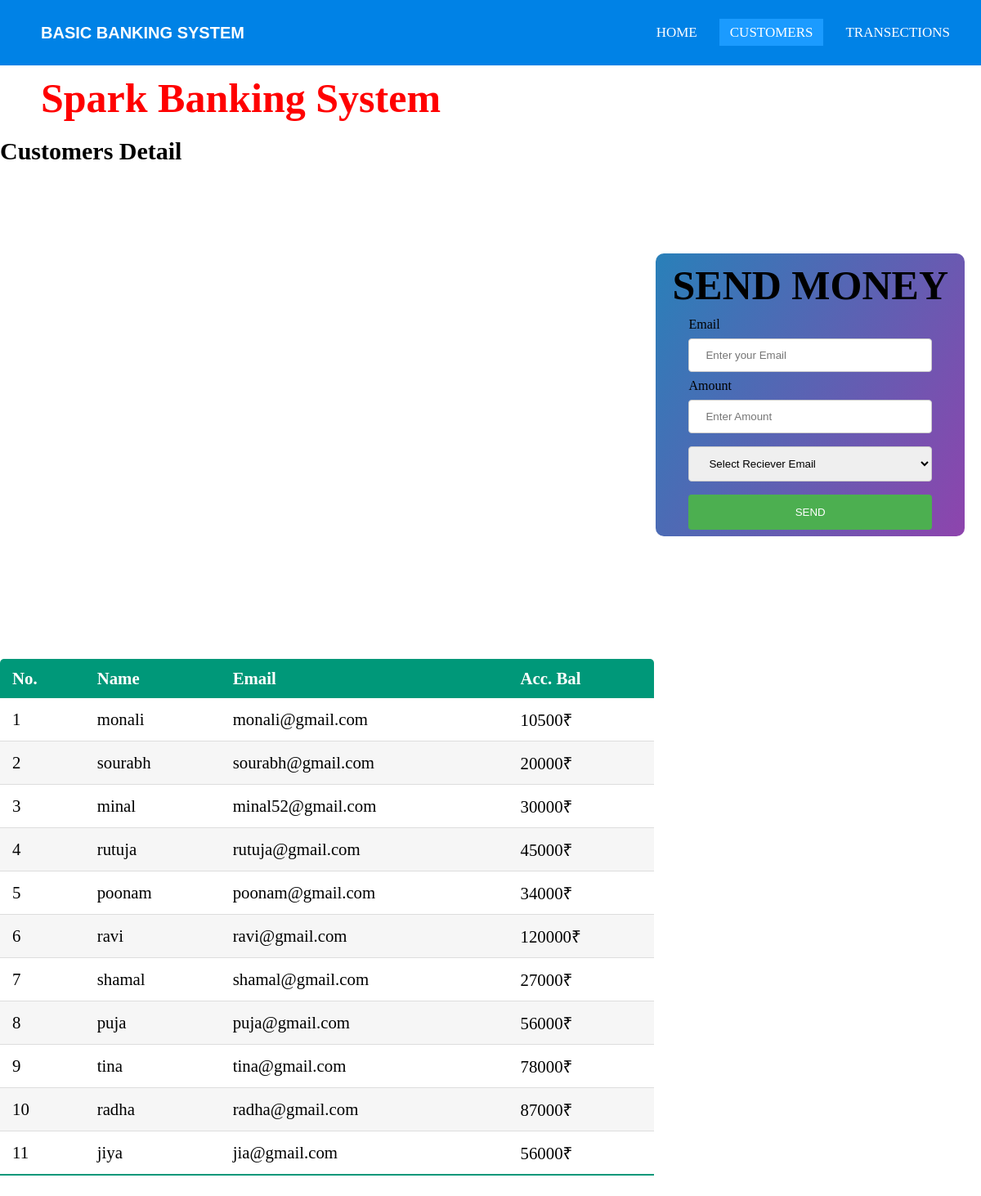
Page /customers on the committed database.
### sparksapp/models.py (models this page shows)
class customerdetail(models.Model):
    name = models.CharField(max_length=30)
    email = models.EmailField(max_length=30)
    avail_bal = models.IntegerField()

### sparksapp/views.py (the view, shortened to what this page needs)
# urls.py: path('customers',customers),
def customers(request):
    customers = customerdetail.objects.all()
    return render(request, 'customers.html', {'customers': customers})

### sparksapp/templates/customers.html (shortened to what this page needs)
{% load static %}
<!DOCTYPE html>
<html lang="en">
<head>
	<link rel="stylesheet" href="{% static 'CSS/style.css' %}">
	<link rel="stylesheet" href="https://cdnjs.cloudflare.com/ajax/libs/font-awesome/4.7.0/css/font-awesome.min.css">
</head>
<body>
	<nav>
		<label class="logo">Basic Banking System</label>
		<ul>
			<li><a href="home">Home</a></li>
			<li><a class="active" href="customers">Customers</a></li>
			<li><a href="trans">Transections</a></li>
		</ul>
	</nav>
	<label class="heading">Spark Banking System</label><br>
	<aside>
	<div class="center">
		<h2 class="t2">SEND MONEY</h2>
		<form method="post">{% csrf_token %}
		<div class="text-field">
			<label>Email</label>
			<input type="Email" name="semail" placeholder="Enter your Email">
		</div>
		<div class="text-field">
			<label>Amount</label>
			<input type="text" name="amt" placeholder="Enter Amount">
		</div>
			<select id="email" name="email">
				<option value="taseenansar@gmail.com">Select Reciever Email</option>
			</select><br>
			<input type="submit" name="submit" value="SEND">
		</form>
	</div>
	</aside>
	<section>
		<label class="t1">Customers Detail</label>
		<table class="table1">
			<thead>
				<tr>
					<th>No.</th>
					<th>Name</th>
					<th>Email</th>
					<th>Acc. Bal</th>
				</tr>
			</thead>
			<body>
				{% for i in customers %}
				<tr>
					<td>{{i.id}}</td>
					<td>{{i.name}}</td>
					<td>{{i.email}}</td>
					<td>{{i.avail_bal}}₹</td>
				</tr>
				{% endfor %}
			</body>
		</table>
	</section>
</body>
</html>

### static/CSS/style.css (style rules this page uses)
* { padding: 0; margin: 0; text-decoration: none; box-sizing: border-box; }
body { font-family: montserrat; }
nav { background: #0082e6; height: 80px; width: 100%; }
label.logo { font-family: sans-serif ,Arial, Helvetica; color: white; font-size: 20px; line-height: 80px; padding: 0 50px; font-weight: bold; text-transform: uppercase; }
nav ul { float: right; margin-right: 20px; }
nav ul li { display: inline-block; line-height: 80px; margin: 0 5px; }
nav ul li a { color: white; font-size: 17px; padding: 7px 13px; border: 3px; text-transform: uppercase; }
a.active,a:hover { background: #1b9bff; transition: .5s; }
.heading { color: red; font-size: 50px; line-height: 80px; padding: 0 50px; font-weight: bold; }
.t1 { color: black; font-size: 30px; line-height: 50px; font-weight: bold; }
.table1 { border-collapse: collapse; margin: 25px 0; font-size: 1.3em; min-width: 800px; border-radius: 5px 5px 0 0; overflow: hidden; box-shadow: 0 0 20px rbga(0, 0, 0, 0.15); }
.table1 thead tr { background-color: #009879; color: white; text-align: left; font-weight: bold; }
.table1 th, .table1 td { padding: 12px 15px; }
.table1 tbody tr { border-bottom: 1px solid #dddddd; }
.table1 tbody tr:nth-of-type(even) { background-color: #f3f3f3b6; }
.table1 tbody tr:last-of-type { border-bottom: 2px solid #009879; }
.center { position: relative; float:right ; background: linear-gradient(120deg,#2980b9, #8e44ad); overflow: hidden; margin: 150px 20px; border-radius: 10px; }
h2 { text-align: center; font-size: 50px; padding: 10px 20px; }
.center form { padding: 0 40px; box-sizing: border-box; }
input[type=text], #email,input[type=email] { width: 100%; padding: 12px 20px; margin: 8px 0; display: inline-block; border: 1px solid #ccc; border-radius: 4px; box-sizing: border-box; }
input[type=submit] { width: 100%; background-color: #4CAF50; color: white; padding: 14px 20px; margin: 8px 0; border: none; border-radius: 4px; cursor: pointer; }

### rows in the picture
customerdetail: id "1", name "monali", email "monali@gmail.com", avail_bal "10500"
customerdetail: id "2", name "sourabh", email "sourabh@gmail.com", avail_bal "20000"
customerdetail: id "3", name "minal", email "minal52@gmail.com", avail_bal "30000"
customerdetail: id "4", name "rutuja", email "rutuja@gmail.com", avail_bal "45000"
customerdetail: id "5", name "poonam", email "poonam@gmail.com", avail_bal "34000"
customerdetail: id "6", name "ravi", email "ravi@gmail.com", avail_bal "120000"
customerdetail: id "7", name "shamal", email "shamal@gmail.com", avail_bal "27000"
customerdetail: id "8", name "puja", email "puja@gmail.com", avail_bal "56000"
customerdetail: id "9", name "tina", email "tina@gmail.com", avail_bal "78000"
customerdetail: id "10", name "radha", email "radha@gmail.com", avail_bal "87000"
customerdetail: id "11", name "jiya", email "jia@gmail.com", avail_bal "56000"
